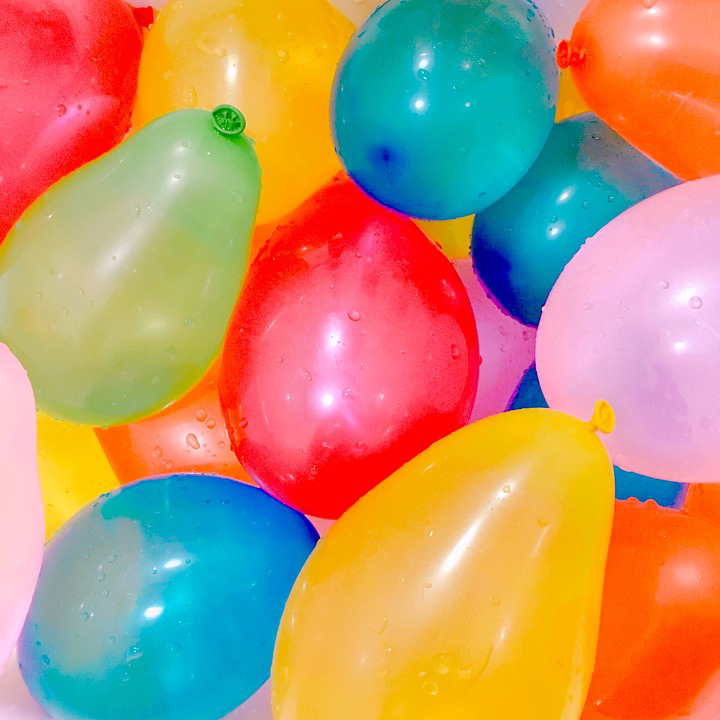
#> input picture Bootcamp_python/d03/resources/sample.png, 720 x 720 px
$ python ColorFilter.py
#> lines starting #> are read from the running program, lines starting #| are printed output that depends on the picture
### Bootcamp_python/d03/ex01/ImageProcessor.py
import numpy as np
import matplotlib.pyplot as plt
import matplotlib.image as img


class ImageProcessor():
	@staticmethod
	def load(path: str) -> np.ndarray or None:
#> called with path = '../resources/sample.png'
		image = None
		try:
			image = img.imread(path)
#> image is the input picture: shape (720, 720, 3) float32; mean R, G, B 0.738, 0.571, 0.43
			print(f"Loading image of dimensions {image.shape[0]} x {image.shape[1]}")
#| Loading image of dimensions 720 x 720
		except Exception as e:
			print(e)
		return(image)


	@staticmethod
	def display(array: np.ndarray):
		if not isinstance(array, np.ndarray):
			print("Not numpy array!")
			return
		plt.imshow(array)
		plt.axis("off")
		plt.show()


# [10 lines left out: function main, not called in this run]


# [2 lines that do not run on import are left out]

### Bootcamp_python/d03/ex03/ColorFilter.py
from ImageProcessor import ImageProcessor
import numpy as np
from copy import deepcopy
from unittest import TestCase, main


class ColorFilter():
	def _check_ndarray(func):
		def wrap(*args, **kwargs):
			array = args[0]
			if not (isinstance(array, np.ndarray) and
					('float' in str(array.dtype) or 'int' in str(array.dtype))):
				return(None)
			try:
				value = func(*args, **kwargs)
			except:
				return(None)
			return(value)
		return(wrap)


	@staticmethod
	@_check_ndarray
	def invert(array) -> np.ndarray:
		res = 1 - array
		res[..., 3:] = array[..., 3:]
		return(res)


	@staticmethod
	@_check_ndarray
	def to_blue(array) -> np.ndarray:
		res = np.zeros(array.shape)
		res[..., 2:] = array[..., 2:]
		return(res)


	@staticmethod
	@_check_ndarray
	def to_green(array) -> np.ndarray:
		res = deepcopy(array)
		res[..., ::2] = res[..., ::2] * 0
		return(res)


	@staticmethod
	@_check_ndarray
	def to_red(array) -> np.ndarray:
		only_blue_green = ColorFilter.to_blue(array) + ColorFilter.to_green(array)
		res = array - only_blue_green
		res[..., 3:] = array[..., 3:]
		return(res)


	@staticmethod
	@_check_ndarray
	def to_celluloid(array, tresholds=4) -> np.ndarray:
		bounds = np.linspace(array.min(), array.max(), tresholds)
		res = deepcopy(array)
		lower_bound = bounds[0]

		for upper_bound in bounds[1:]:
			mask = (res[..., :3] > lower_bound) & (res[..., :3] < upper_bound)
			res[..., :3][mask] = lower_bound
			lower_bound = upper_bound
		return(res)


	@staticmethod
	def _check_grayscale(filter: str, **kwargs) -> bool:
		weights = kwargs.pop('weights', None)
		hasWeights = weights is not None

		if ((len(kwargs) != 0) or
				(filter not in ['m', 'mean', 'w', 'weighted']) or
				(filter in ['m', 'mean'] and hasWeights) or
				(filter in ['w', 'weighted'] and
					(not isinstance(weights, list) or len(weights) != 3 or
					 not all([isinstance(obj, float) and obj >= 0 for obj in weights])
					 or np.sum(weights) != 1.))):
			return(False)
		return(True)


	@staticmethod
	@_check_ndarray
	def to_grayscale(array, filter: str, **kwargs) -> np.ndarray:
		if not ColorFilter._check_grayscale(filter, **kwargs):
			return(None)
		weights = kwargs.get('weights')
		res = None

		if (filter in ['m', 'mean']):
			mono = np.sum(array[..., :3], axis=2, keepdims=True) / 3
		elif (filter in ['w', 'weighted']):
			mono = np.sum(array[..., :3] * weights, axis=2, keepdims=True)
		res = np.dstack((np.tile(mono, 3), array[..., 3:]))
		return(res)


img_processor = ImageProcessor()
color_filter = ColorFilter()
image = img_processor.load("../resources/sample.png")


class MyTest(TestCase):
	def test_grayscale_errors(self):
		arr = [[['test'], {'weights': [.4, .3, .3]}],
				[['m'], {'test': 1}],
				[['m'], {'weights': 1}],
				[['m'], {'weights': [.4, .3, .3]}],
				[['w'], {'weights': [1., 1., 'a']}],
				[['w'], {'weights': [.4, .3, .3], 'test': 'testing...'}],
				[['w'], {'weights': (.4, .3, .3)}],
				[['w'], {'weights': [.7, -.1, .3]}],
				[['w'], {'weights': [.4, .3, .4]}],
				[['w'], {'weights': [.4, .3, .3, .0]}]]
		for args, kwargs in arr:
			self.assertEqual(img_processor.display(color_filter.to_grayscale(image, *args, **kwargs)), None)


def test_filters(image):
	arr = [["Base", lambda x: x, [], {}],
			["Inverted", color_filter.invert, [], {}],
			["Blue", color_filter.to_blue, [], {}],
			["Green", color_filter.to_green, [], {}],
			["Red", color_filter.to_red, [], {}],
			["Celluloid", color_filter.to_celluloid, [], {}],
			["Grayscale m", color_filter.to_grayscale, ['m'], {}],
			["Grayscale mean", color_filter.to_grayscale, ['mean'], {}],
			["Grayscale w .1 .4 .5", color_filter.to_grayscale, ['w'], {'weights': [.1, .4, .5]}],
			["Grayscale weight .5 .2 .3", color_filter.to_grayscale, ['weighted'], {'weights': [.5, .2, .3]}]]
	for label, func, args, kwargs in arr:
		print(label)
		img_processor.display(func(image, *args, **kwargs))
#> this loop made 10 passes
#> pass 2, in invert, `res = 1 - array`:
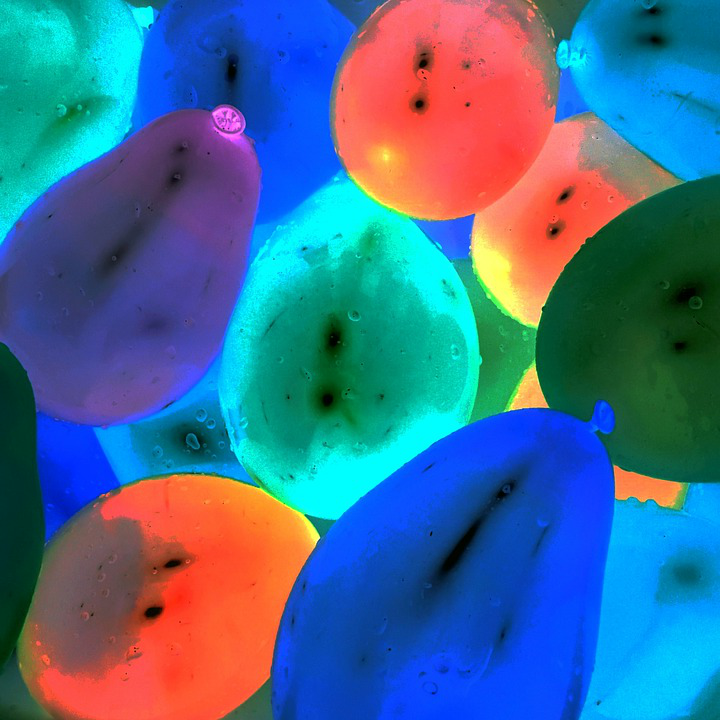
#> res: shape (720, 720, 3) float32; mean R, G, B 0.262, 0.429, 0.57
#> pass 3, in wrap (call 2), `value = func(*args, **kwargs)`:
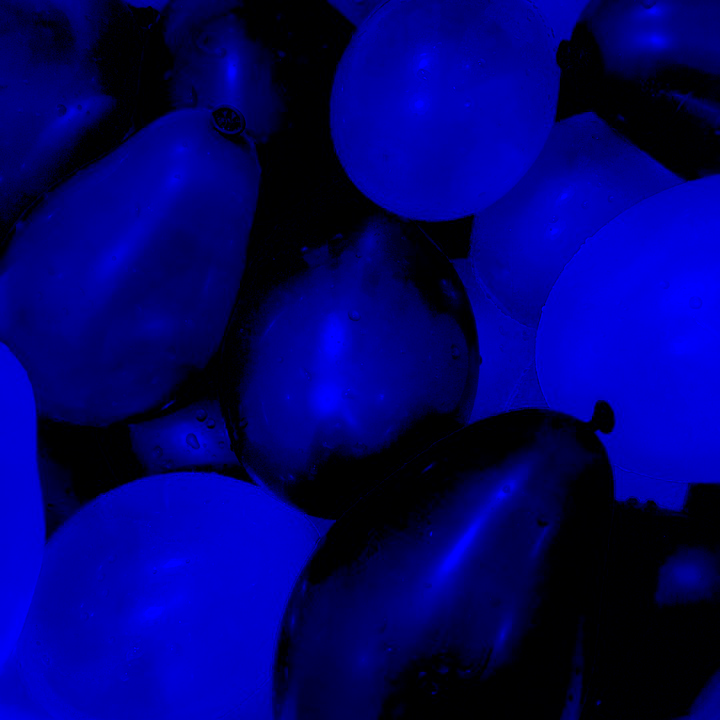
#> value: shape (720, 720, 3) float64; mean of channels 0, 1, 2 0, 0, 0.43; drawn as R, G, B


if __name__ == "__main__":
	test_filters(image)
#> (the run stopped early here; a loop or call above may not have finished)
